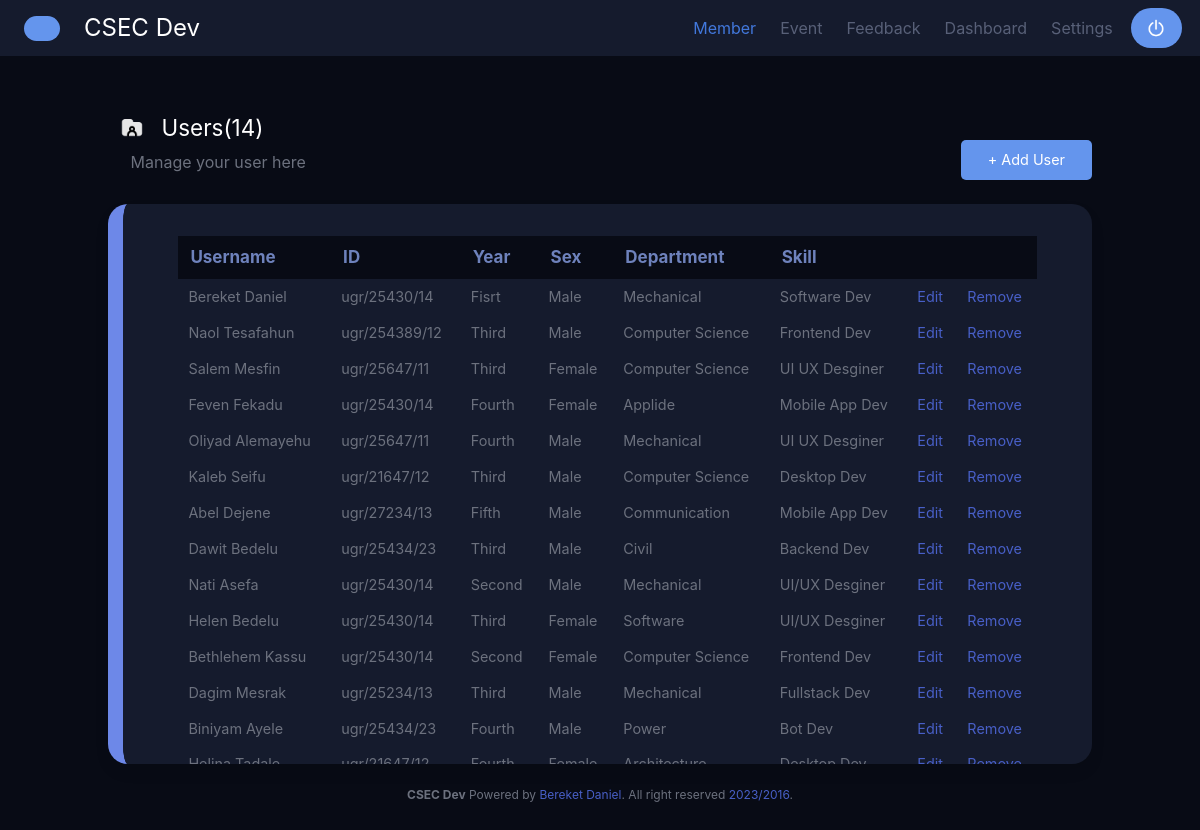
Before: /member/ (signed in) with the older database file.
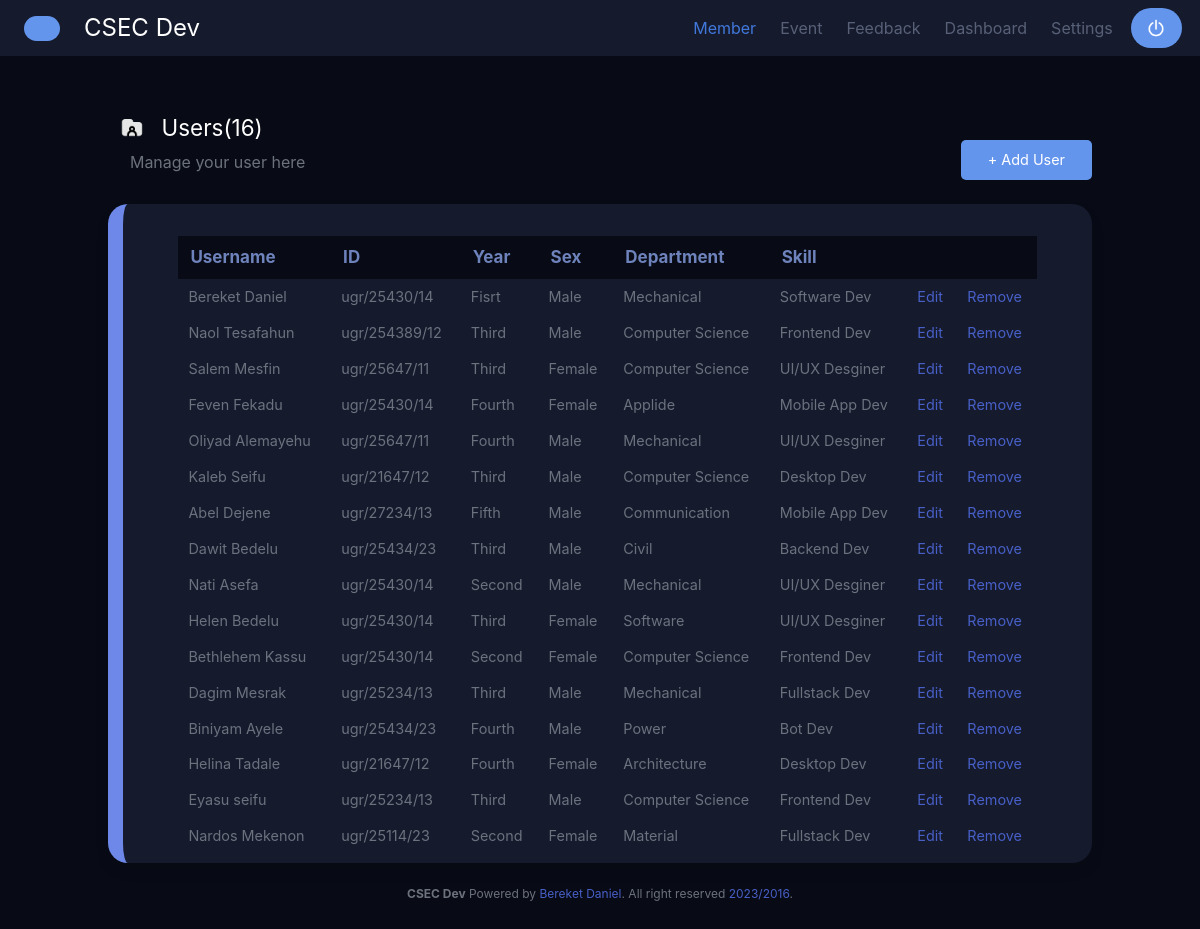
After: the same page with the newer database file.
### DevApp/models.py (models this page shows, shortened)
class Member(models.Model):
  fisrtname = models.CharField(max_length=255)
  ugr = models.CharField(max_length=255)
  sex = models.CharField(max_length=255)
  department  = models.CharField(max_length=255)
  year = models.CharField(max_length=255)
  skill = models.CharField(max_length=255)

### DevApp/views.py (the view, shortened to what this page needs)
# urls.py: path('member/', views.member, name = 'member'),
def member(request):
    memberList = Member.objects.all()
    totalMember = Member.objects.count()
    name = request.session.get('name')
    if name:
        return render(request, "member.html" ,{'memberList': memberList,"totalMember":totalMember})
    else:
        return redirect('login')

### templates/member.html (shortened to what this page needs)
{% extends 'base.html' %}
{% load static %}
{% block content %}
<center>
  <div style="color: white; font-size: 1.4rem; font-weight: semi bold; float: left; " ><span class="icon-text ">
    <span class="icon mt-3">
      <img src="{% static "images/folder.png" %}" >
    </span>
    <span class="column ">Users({{totalMember}})</span>
  </span>
</div>
  <br>  <br>
  <div class="columns is-flex-direction-row is-justify-content-space-between">
    <div id="manage-txt" style="color:  #6c717e; font-size: 1rem; font-weight: normal; padding-top: 0.6rem; margin-left: -9.8rem;">Manage your user here</div>
    <div  class="buttons">
      <a id="btn-add" class="button is-primary js-modal-trigger"  data-target="modal-js-example" style="border-radius: 5px; background-color: cornflowerblue;  ">
        <strong style="font-size: 0.9rem; font-weight:normal; padding-left: 10px; padding-right: 10px;">+ Add User</strong>
      </a>
    </div>
  </div>
  <br>
  <div class="columns box is-centered second-col"  style="background-color: #151B2D; height: 70vh; border-radius: 20px; border-left: #6d88e8 solid 15px; overflow-x: scroll;" >
    <div class="column">
      <table class="table  is-borderless  " style="width: 95%; background-color:  #151B2D ;">
        <thead class="has-text-white" style="border-radius: 10px;">
          <tr  class=" is-rounded" style="background-color: #080B15;">
            <th><abbr style="color: #6e82bc;" >Username</abbr></th>
            <th><abbr   style="color: #6e82bc;">ID</abbr></th>
            <th><abbr   style="color: #6e82bc;">Year</abbr></th>
            <th><abbr   style="color: #6e82bc;">Sex</abbr></th>
            <th><abbr   style="color: #6e82bc;">Department</abbr></th>
            <th><abbr   style="color: #6e82bc;">Skill</abbr></th>
            <th><abbr   style="color: #6e82bc;" ></abbr></th>
            <th><abbr   style="color: #6e82bc;" ></abbr></th>
          </tr>
        </thead>
        <tbody class="tb "  style="font-size: 1rem;" >
          {% for memberLists in memberList %}
          <tr style="color: #6c717e; ">
            <td  style="font-size:0.9rem;">{{ memberLists.fisrtname }} </td>
            <td style="font-size:0.9rem;">{{ memberLists.ugr }} </td>
            <td style="font-size:0.9rem;">{{ memberLists.year }} </td>
            <td style="font-size:0.9rem;">{{ memberLists.sex}} </td>
            <td style="font-size:0.9rem;">{{ memberLists.department }} </td>
            <td style="font-size:0.9rem;">{{ memberLists.skill }} </td>
            <td style="font-size:0.9rem; color: cornflowerblue"><a href="updateMember/{{memberLists.id}}" data-target="modal-js"  class="js-modal">Edit</a></td>
            <td style="font-size:0.9rem; color: cornflowerblue"><a href="deleteMember/{{memberLists.id}}">Remove</a></td>
          </tr>
          {% endfor %}
        </tbody>
      </table>
    </div>
  </div>
</center>
{% endblock %}

### templates/base.html (shortened to what this page needs)
<!DOCTYPE html>
<html>
  <head>
       {% load static %}
     <link rel="stylesheet" href="{% static "css/bulma/css/bulma.css" %}">
  </head>
  <body  style="background-color:#080B15; height: 100vh auto; " >
        <nav class="navbar" role="navigation" aria-label="main navigation" style="background-color:#151B2D; color:white; ">
          <div class="navbar-brand">
            <a class="navbar-item" style="padding-left: 2vw;">
            <div style="padding-left: 3vw; height: 25px; width: 25px; border-radius: 50px; background-color:cornflowerblue;  align-items: center;" id="iconic"></div>
          </a>
            <a class="navbar-item" href="">
              <div style="color: white; font-size: 1.5rem; font-weight: semi bold;">CSEC Dev</div>
            </a>
          </div>
          <div id="navbarBasicExample" class="navbar-menu">
            <div class="navbar-end">
              <div class="navbar-item" style="padding-right: 1.5vw;">
                <a id="member-nav" href="{% url "member" %}" class="navbar-item" style="color:#586078">
                  Member
                </a>
                <a id="event-nav" href="{% url "event" %}" class="navbar-item" style="color:#586078" >
                 Event
                </a>
                <a id="feedback-nav" href="{% url "feedback" %}" class="navbar-item" style="color:#586078" >
                  Feedback
                </a>
                <a id="dashboard-nav"  href="{% url "dashboard" %}" class="navbar-item" style="color:#586078" >
                  Dashboard
                </a>
                <a id="setting-nav"  href="{% url "settings" %}" class="navbar-item" style="color:#586078; padding-right: 1.5vw">
                  Settings
                </a>
                <div class="buttons" >
                  <form method="POST" action="{% url 'logout' %}">
                  <button class="button" type="submit"  style="border-radius: 60px; background-color:cornflowerblue;  color: rgb(255, 255, 255); border:none;">
                    <strong style="font-size: 0.7rem; font-weight:normal;  padding-right: 5px;  padding-left: 5px;">  <div style="color: white; font-size: 1.4rem; font-weight: semi bold; float: left; " ><span class="icon-text is-small">
                      <span class="icon is-small">
                        <img src="{% static "images/logout.png" %}" width="60%">
                      </span>
                    </span>
                  </div></strong>
                  </button>
                </form>
                </div>
              </div>
            </div>
          </div>
        </nav>
    <section class="section is-responsive" id="card">
        <div class="container is-responsive">
            <center>
                {% block content %}
                {% endblock %}
            </center>
            <br>
            <div class="content has-text-centered is-size-7 " style="margin-top: 10px; color: #6c717e;">
              <p>
                <span style="font-weight: bold;">CSEC Dev</span> Powered by <a href="https://jgthms.com">Bereket Daniel</a>. All right reserved
                <a href="http://opensource.org/licenses/mit-license.php">2023/2016</a><a href="http://creativecommons.org/licenses/by-nc-sa/4.0/"></a>.
              </p>
            </div>
        </div>
      </section>
  </body>
</html>

### templates/base.html (style rules this page uses)
#card { animation-name: slideFromTop; animation-duration: 1.5s; animation-timing-function: ease-in-out; animation-fill-mode: forwards; }
#iconic { animation-name: colorChange; animation-duration: 1.2s; animation-timing-function:linear; animation-fill-mode:forwards; animation-iteration-count: infinite; }
.table td { font-size: 17px; border: none }
.table th { font-size: 17px; border: none }

### templates/member.html (style rules this page uses)
#member-nav { color: rgb(66, 120, 220) !important; }

Changed rows visible on the page:
changed Member "Salem Mesfin": skill "UI UX Desginer" → "UI/UX Desginer"
changed Member "Oliyad Alemayehu": skill "UI UX Desginer" → "UI/UX Desginer"
added Member: fisrtname "Eyasu seifu", ugr "ugr/25234/13", year "Third", sex "Male", department "Computer Science", skill "Frontend Dev"
added Member: fisrtname "Nardos Mekenon", ugr "ugr/25114/23", year "Second", sex "Female", department "Material", skill "Fullstack Dev"
Other visible differences:
{{ totalMember }}: "14" → "16"
